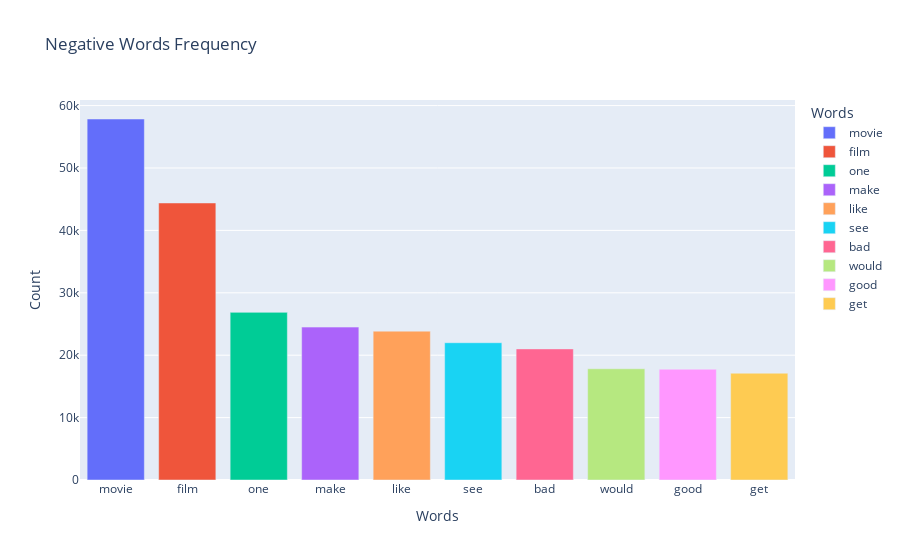

Notebook code for this chart:
### Code cell
# Plot top 10 most frequent words in negative sentiment
px.bar(data_frame=negative_words_count[:10], x='Words', y='Count', title='Negative Words Frequency', color='Words')

### Figure 1 — Plotly figure (JSON) as saved in the notebook; plotly's stock layout.template omitted (floating-point values rounded to 4 significant figures)
{"data": [{"alignmentgroup": "True", "hovertemplate": "Words=%{x}<br>Count=%{y}<extra></extra>", "legendgroup": "movie", "marker": {"color": "#636efa", "pattern": {"shape": ""}}, "name": "movie", "offsetgroup": "movie", "orientation": "v", "showlegend": true, "textposition": "auto", "type": "bar", "x": ["movie"], "xaxis": "x", "y": [57850], "yaxis": "y"}, {"alignmentgroup": "True", "hovertemplate": "Words=%{x}<br>Count=%{y}<extra></extra>", "legendgroup": "film", "marker": {"color": "#EF553B", "pattern": {"shape": ""}}, "name": "film", "offsetgroup": "film", "orientation": "v", "showlegend": true, "textposition": "auto", "type": "bar", "x": ["film"], "xaxis": "x", "y": [44393], "yaxis": "y"}, {"alignmentgroup": "True", "hovertemplate": "Words=%{x}<br>Count=%{y}<extra></extra>", "legendgroup": "one", "marker": {"color": "#00cc96", "pattern": {"shape": ""}}, "name": "one", "offsetgroup": "one", "orientation": "v", "showlegend": true, "textposition": "auto", "type": "bar", "x": ["one"], "xaxis": "x", "y": [26863], "yaxis": "y"}, {"alignmentgroup": "True", "hovertemplate": "Words=%{x}<br>Count=%{y}<extra></extra>", "legendgroup": "make", "marker": {"color": "#ab63fa", "pattern": {"shape": ""}}, "name": "make", "offsetgroup": "make", "orientation": "v", "showlegend": true, "textposition": "auto", "type": "bar", "x": ["make"], "xaxis": "x", "y": [24502], "yaxis": "y"}, {"alignmentgroup": "True", "hovertemplate": "Words=%{x}<br>Count=%{y}<extra></extra>", "legendgroup": "like", "marker": {"color": "#FFA15A", "pattern": {"shape": ""}}, "name": "like", "offsetgroup": "like", "orientation": "v", "showlegend": true, "textposition": "auto", "type": "bar", "x": ["like"], "xaxis": "x", "y": [23853], "yaxis": "y"}, {"alignmentgroup": "True", "hovertemplate": "Words=%{x}<br>Count=%{y}<extra></extra>", "legendgroup": "see", "marker": {"color": "#19d3f3", "pattern": {"shape": ""}}, "name": "see", "offsetgroup": "see", "orientation": "v", "showlegend": true, "textposition": "auto", "type": "bar", "x": ["see"], "xaxis": "x", "y": [21999], "yaxis": "y"}, {"alignmentgroup": "True", "hovertemplate": "Words=%{x}<br>Count=%{y}<extra></extra>", "legendgroup": "bad", "marker": {"color": "#FF6692", "pattern": {"shape": ""}}, "name": "bad", "offsetgroup": "bad", "orientation": "v", "showlegend": true, "textposition": "auto", "type": "bar", "x": ["bad"], "xaxis": "x", "y": [21008], "yaxis": "y"}, {"alignmentgroup": "True", "hovertemplate": "Words=%{x}<br>Count=%{y}<extra></extra>", "legendgroup": "would", "marker": {"color": "#B6E880", "pattern": {"shape": ""}}, "name": "would", "offsetgroup": "would", "orientation": "v", "showlegend": true, "textposition": "auto", "type": "bar", "x": ["would"], "xaxis": "x", "y": [17825], "yaxis": "y"}, {"alignmentgroup": "True", "hovertemplate": "Words=%{x}<br>Count=%{y}<extra></extra>", "legendgroup": "good", "marker": {"color": "#FF97FF", "pattern": {"shape": ""}}, "name": "good", "offsetgroup": "good", "orientation": "v", "showlegend": true, "textposition": "auto", "type": "bar", "x": ["good"], "xaxis": "x", "y": [17752], "yaxis": "y"}, {"alignmentgroup": "True", "hovertemplate": "Words=%{x}<br>Count=%{y}<extra></extra>", "legendgroup": "get", "marker": {"color": "#FECB52", "pattern": {"shape": ""}}, "name": "get", "offsetgroup": "get", "orientation": "v", "showlegend": true, "textposition": "auto", "type": "bar", "x": ["get"], "xaxis": "x", "y": [17110], "yaxis": "y"}], "layout": {"barmode": "relative", "legend": {"title": {"text": "Words"}, "tracegroupgap": 0}, "title": {"text": "Negative Words Frequency"}, "xaxis": {"anchor": "y", "categoryarray": ["movie", "film", "one", "make", "like", "see", "bad", "would", "good", "get"], "categoryorder": "array", "domain": [0, 1], "title": {"text": "Words"}}, "yaxis": {"anchor": "x", "domain": [0, 1], "title": {"text": "Count"}}}}
